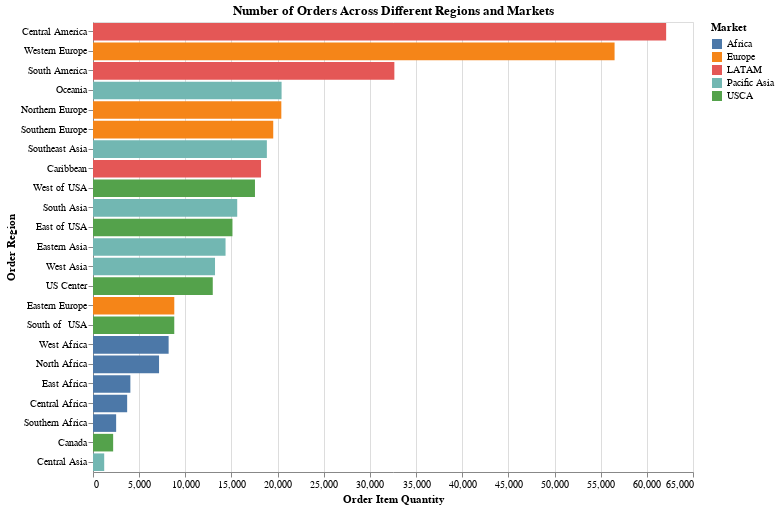

Notebook source saved alongside this figure:
### Code cell
chartOrder = alt.Chart(order_group).mark_bar(orient='horizontal').encode(
    y=alt.Y('Order Region:N', sort='-x'),
    x='Order Item Quantity:Q',
    color='Market',
    tooltip=['Order Region', 'Market', 'Order Item Quantity']
).properties(
    title='Number of Orders Across Different Regions and Markets',
    width=600,
    height=450
)

chartOrder

### Figure 1 — Vega-Lite specification as saved in the notebook (floating-point values rounded to 4 significant figures)
{"config": {"view": {"continuousWidth": 400, "continuousHeight": 300}}, "data": {"name": "data-9091cb25a92110f111d8b39dc084eb65"}, "mark": {"type": "bar", "orient": "horizontal"}, "encoding": {"color": {"field": "Market", "type": "nominal"}, "tooltip": [{"field": "Order Region", "type": "nominal"}, {"field": "Market", "type": "nominal"}, {"field": "Order Item Quantity", "type": "quantitative"}], "x": {"field": "Order Item Quantity", "type": "quantitative"}, "y": {"field": "Order Region", "sort": "-x", "type": "nominal"}}, "height": 450, "title": "Number of Orders Across Different Regions and Markets", "width": 600, "$schema": "https://vega.github.io/schema/vega-lite/v4.17.0.json", "datasets": {"data-9091cb25a92110f111d8b39dc084eb65": [{"Order Region": "Canada", "Market": "USCA", "Order Item Quantity": 2183}, {"Order Region": "Caribbean", "Market": "LATAM", "Order Item Quantity": 18204}, {"Order Region": "Central Africa", "Market": "Africa", "Order Item Quantity": 3700}, {"Order Region": "Central America", "Market": "LATAM", "Order Item Quantity": 62091}, {"Order Region": "Central Asia", "Market": "Pacific Asia", "Order Item Quantity": 1214}, {"Order Region": "East Africa", "Market": "Africa", "Order Item Quantity": 4048}, {"Order Region": "East of USA", "Market": "USCA", "Order Item Quantity": 15108}, {"Order Region": "Eastern Asia", "Market": "Pacific Asia", "Order Item Quantity": 14359}, {"Order Region": "Eastern Europe", "Market": "Europe", "Order Item Quantity": 8806}, {"Order Region": "North Africa", "Market": "Africa", "Order Item Quantity": 7155}, {"Order Region": "Northern Europe", "Market": "Europe", "Order Item Quantity": 20402}, {"Order Region": "Oceania", "Market": "Pacific Asia", "Order Item Quantity": 20430}, {"Order Region": "South America", "Market": "LATAM", "Order Item Quantity": 32647}, {"Order Region": "South Asia", "Market": "Pacific Asia", "Order Item Quantity": 15624}, {"Order Region": "South of  USA ", "Market": "USCA", "Order Item Quantity": 8804}, {"Order Region": "Southeast Asia", "Market": "Pacific Asia", "Order Item Quantity": 18835}, {"Order Region": "Southern Africa", "Market": "Africa", "Order Item Quantity": 2507}, {"Order Region": "Southern Europe", "Market": "Europe", "Order Item Quantity": 19526}, {"Order Region": "US Center ", "Market": "USCA", "Order Item Quantity": 12974}, {"Order Region": "West Africa", "Market": "Africa", "Order Item Quantity": 8193}, {"Order Region": "West Asia", "Market": "Pacific Asia", "Order Item Quantity": 13218}, {"Order Region": "West of USA ", "Market": "USCA", "Order Item Quantity": 17547}, {"Order Region": "Western Europe", "Market": "Europe", "Order Item Quantity": 56504}]}}
